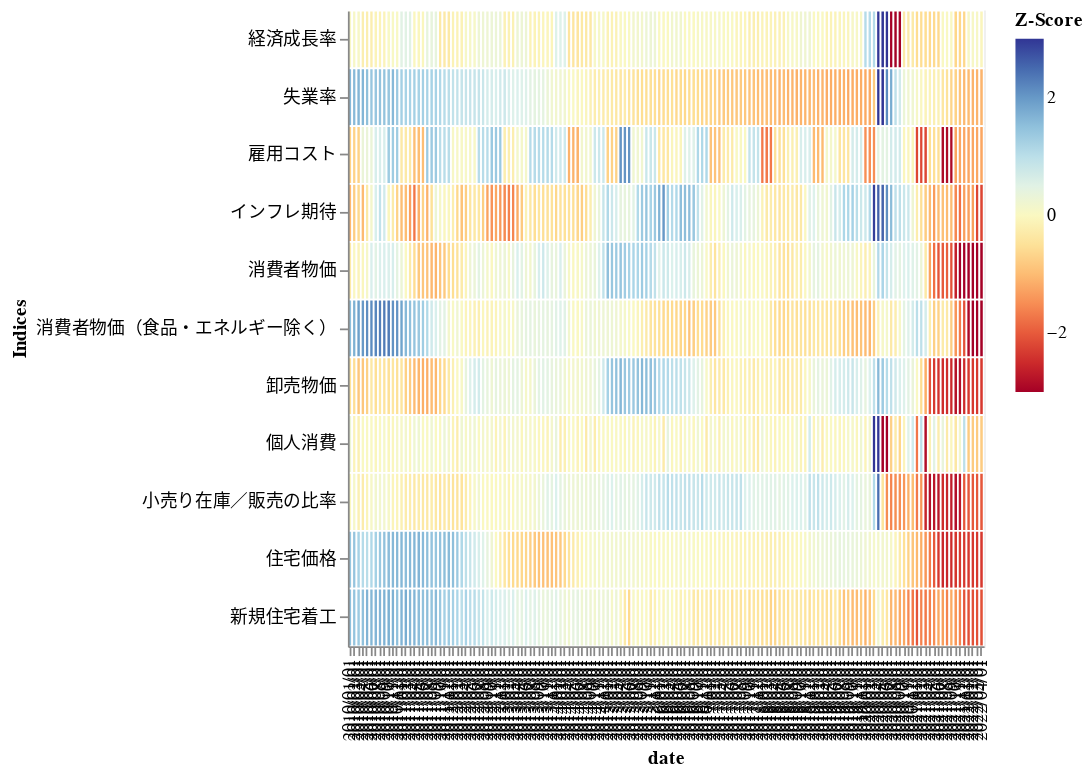

The notebook cell saved with this chart:
### Code cell
#色味、プリフィクスのカラースキームを反転させる場合
#凡例は数字が逆に出るので調整が必要
source2 = source * -1


heatmap2 = alt.Chart(
    source2.reset_index()).transform_fold(
    source2.columns.tolist(),as_=['Indices','Z-Score']).mark_rect(stroke='white', strokeWidth=1).encode(
    x='date:O',
    y=alt.Y('Indices:O',sort=align),
    color=alt.Color('Z-Score:Q', scale = alt.Scale(scheme=colorscheme))
                   ).properties(height=360,width=360)
heatmap2

### Figure 1 — Vega-Lite specification as saved in the notebook (floating-point values rounded to 4 significant figures; data arrays with more than 128 entries replaced by an {"elided": "..."} marker saying what was removed)
{"config": {"view": {"continuousWidth": 400, "continuousHeight": 300}}, "data": {"name": "data-f55efe408aed778ec66a7ce1decafe63"}, "mark": {"type": "rect", "stroke": "white", "strokeWidth": 1}, "encoding": {"color": {"field": "Z-Score", "scale": {"scheme": "redyellowblue"}, "type": "quantitative"}, "x": {"field": "date", "type": "ordinal"}, "y": {"field": "Indices", "sort": ["経済成長率", "失業率", "雇用コスト", "インフレ期待", "消費者物価", "消費者物価（食品・エネルギー除く）", "卸売物価", "個人消費", "小売り在庫／販売の比率", "住宅価格", "新規住宅着工"], "type": "ordinal"}}, "height": 360, "transform": [{"fold": ["経済成長率", "失業率", "雇用コスト", "インフレ期待", "消費者物価", "消費者物価（食品・エネルギー除く）", "卸売物価", "個人消費", "小売り在庫／販売の比率", "住宅価格", "新規住宅着工"], "as": ["Indices", "Z-Score"]}], "width": 360, "$schema": "https://vega.github.io/schema/vega-lite/v4.17.0.json", "datasets": {"data-f55efe408aed778ec66a7ce1decafe63": {"elided": "148 records"}}}
